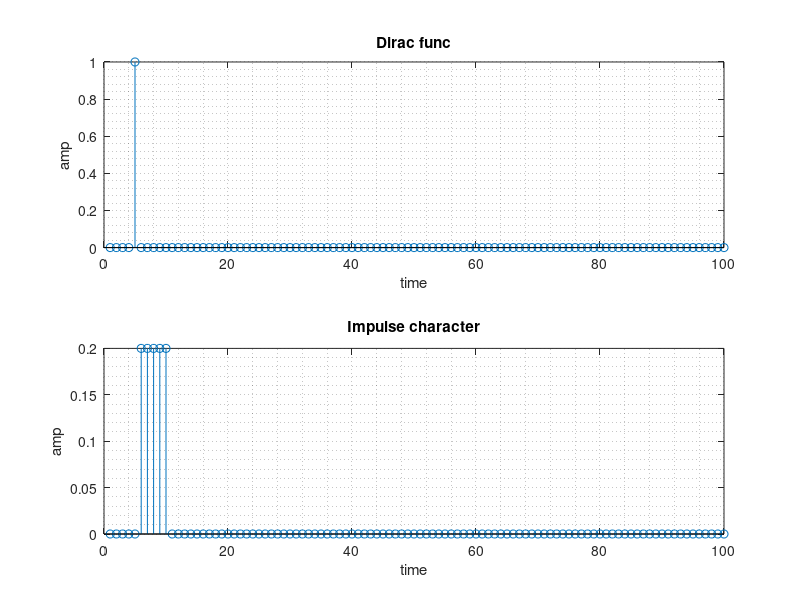

The MATLAB script that drew this image:
clear;

fs = 10;
ts = 0: 1/fs : 10-1/fs;
N = length(ts);

x = zeros(N,1);

x(5) = 1;

subplot(2,1,1);
stem(x), grid minor;
xlabel('time');
ylabel('amp');
title('Dirac func');

y = zeros(1,N+6);
for i = 6 : length(x)
    y(i) = (x(i-1)+x(i-2)+x(i-3)+x(i-4)+x(i-5))*1/5;
end

subplot(2,1,2);
stem(y(1:100)), grid minor;
xlabel('time');
ylabel('amp');
title('Impulse character');
